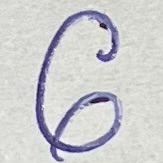
#> input picture datasetfull/6/6_0.jpg, 163 x 163 px, found by its file name
$ jupyter execute --allow-errors Digits_Recognition.ipynb   (shell and % lines are left out)
#> lines starting #> are read from the running program, lines starting #| are printed output that depends on the picture
# my dataset

# scikitlearn code

[cell 1]
# Author: Gael Varoquaux <gael dot varoquaux at normalesup dot org>
# License: BSD 3 clause

# Standard scientific Python imports
import matplotlib.pyplot as plt

# Import datasets, classifiers and performance metrics
from sklearn import datasets, svm, metrics
from sklearn.model_selection import train_test_split

[cell 2]
digits = datasets.load_digits()

_, axes = plt.subplots(nrows=1, ncols=4, figsize=(10, 3))
for ax, image, label in zip(axes, digits.images, digits.target):
    ax.set_axis_off()
    ax.imshow(image, cmap=plt.cm.gray_r, interpolation="nearest")
    ax.set_title("Training: %i" % label)
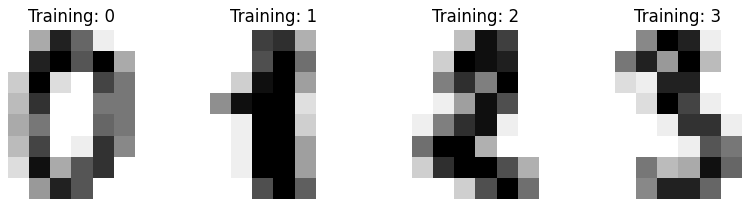
#> figure drawn by matplotlib, 4 panels

[cell 3]
print(digits.images[0])
plt.imshow(digits.images[0], cmap=plt.cm.gray_r, interpolation="nearest")
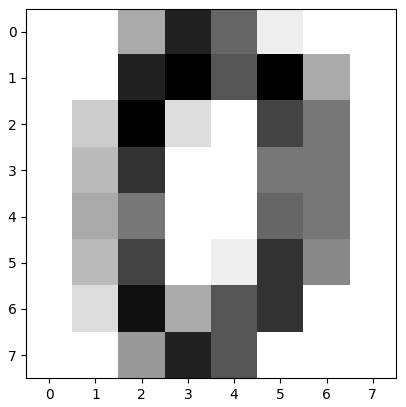
#> figure drawn by matplotlib, 1 panel

[cell 4]
# flatten the images
n_samples = len(digits.images)
data = digits.images.reshape((n_samples, -1))

# Create a classifier: a support vector classifier
clf = svm.SVC(gamma=0.001)

# Split data into 50% train and 50% test subsets
X_train, X_test, y_train, y_test = train_test_split(
    data, digits.target, test_size=0.5, shuffle=False
)

# Learn the digits on the train subset
clf.fit(X_train, y_train)

# Predict the value of the digit on the test subset
predicted = clf.predict(X_test)

[cell 5]
_, axes = plt.subplots(nrows=1, ncols=4, figsize=(10, 3))
for ax, image, prediction in zip(axes, X_test, predicted):
    ax.set_axis_off()
    image = image.reshape(8, 8)
    ax.imshow(image, cmap=plt.cm.gray_r, interpolation="nearest")
    ax.set_title(f"Prediction: {prediction}")
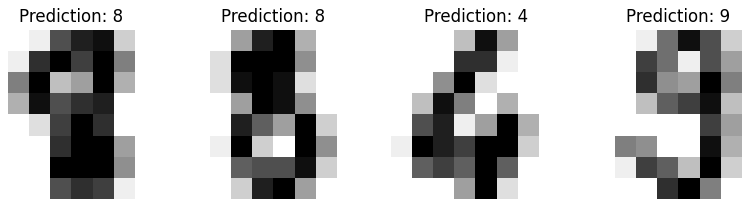
#> figure drawn by matplotlib, 4 panels

Confusion matrix

[cell 6]
disp = metrics.ConfusionMatrixDisplay.from_predictions(y_test, predicted)
disp.figure_.suptitle("Confusion Matrix")
print(f"Confusion matrix:\n{disp.confusion_matrix}")

plt.show()
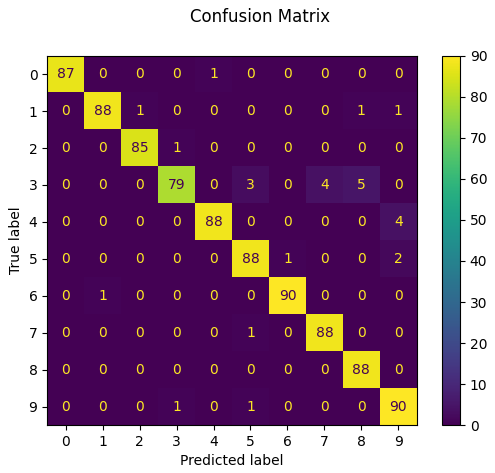
#> figure drawn by matplotlib, 2 panels

# predict on my dataset

## test on 1 image

[cell 7]
from PIL import Image
import numpy as np
im_path = "/content/CS114-ML-Public/datasetfull/6/6_0.jpg"
# im1 = np.asarray(Image.open(im_path).convert("1"),dtype = float)
img = Image.open(im_path)
#> img is the input picture: PIL image 163x163 RGB; mean R, G, B 204.5, 204.7, 206.1
img.show()
im2 = np.asarray(img.convert("L").resize((8,8)), dtype = float)//2**4

[cell 8]
im = 16-im2
print(im)
#| [[3. 3. 3. 5. 5. 4. 3. 3.]
#|  [3. 3. 4. 5. 4. 6. 3. 3.]
#|  [3. 3. 5. 3. 3. 6. 3. 3.]
#|  [3. 4. 5. 3. 3. 3. 3. 3.]
#|  [3. 5. 4. 3. 5. 5. 3. 3.]
#|  [3. 5. 4. 5. 4. 4. 3. 3.]
#|  [3. 3. 7. 4. 3. 5. 3. 3.]
#|  [3. 2. 6. 6. 5. 3. 3. 3.]]
plt.imshow(im,cmap=plt.cm.gray_r, interpolation="nearest")
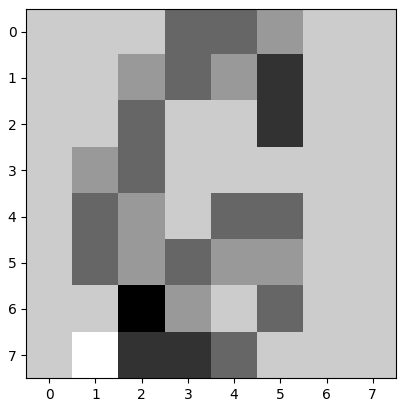
#> figure drawn by matplotlib, 1 panel

[cell 9]
im.reshape((1,-1))

[cell 10]
clf.predict(im.reshape((1,-1)))
#> Out = [8]

## predict on whole dataset

[cell 11]
from pathlib import Path
from PIL import Image
import numpy as np

imgs = []
labels = []
Dataset_dir = Path("/content/CS114-ML-Public/dataset")

for digit in Dataset_dir.iterdir():
  if digit.is_dir():
    for image in digit.iterdir():
      im_arr = np.asarray(Image.open(image).resize((8,8)).convert("L"), dtype = float)
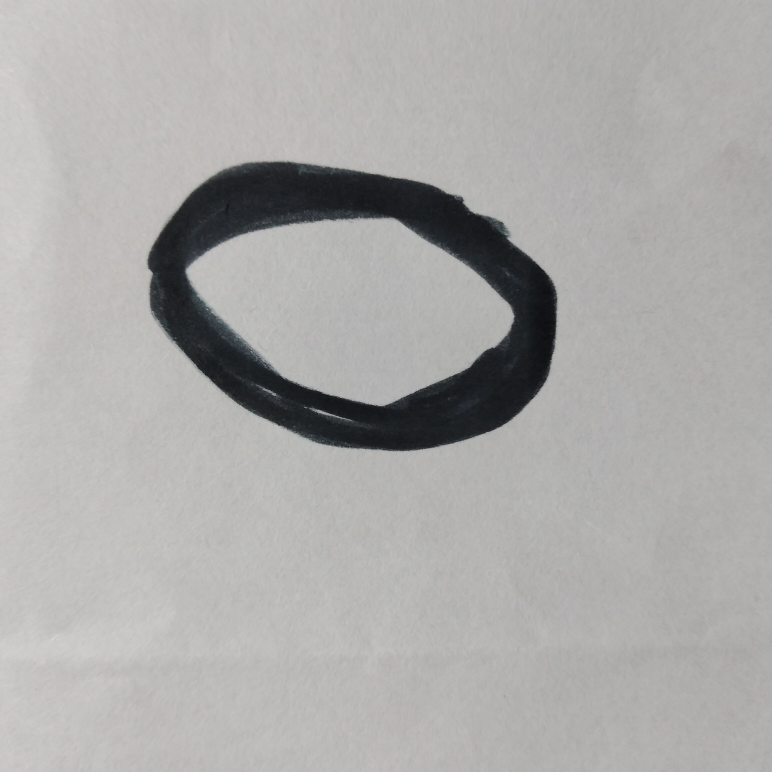
#> input picture Dataset/0/001.jpg, 3088 x 3088 px (shown at 1/4 size)
      imgs.append(im_arr)

      labels.append(int(str(digit)[-1]))
print (f"total: {len(imgs)}")

[cell 12]
# preprocessing
for idx,each in enumerate(imgs):
  imgs[idx] = 2**4 - (each / 2**4)

imgs = np.asarray(imgs)

[cell 13]
my_prediction = clf.predict(imgs.reshape(len(imgs),-1))

[cell 14]
my_prediction

[cell 15]
np.asarray(labels)

confusion matrix

[cell 16]
disp = metrics.ConfusionMatrixDisplay.from_predictions(np.asarray(labels), my_prediction)
disp.figure_.suptitle("Confusion Matrix")
print(f"Confusion matrix:\n{disp.confusion_matrix}")

plt.show()
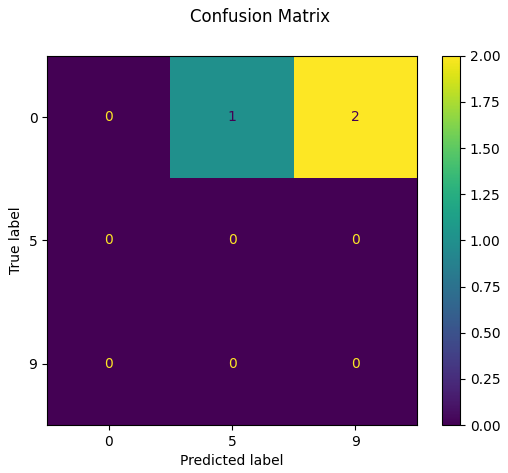
#> figure drawn by matplotlib, 2 panels
